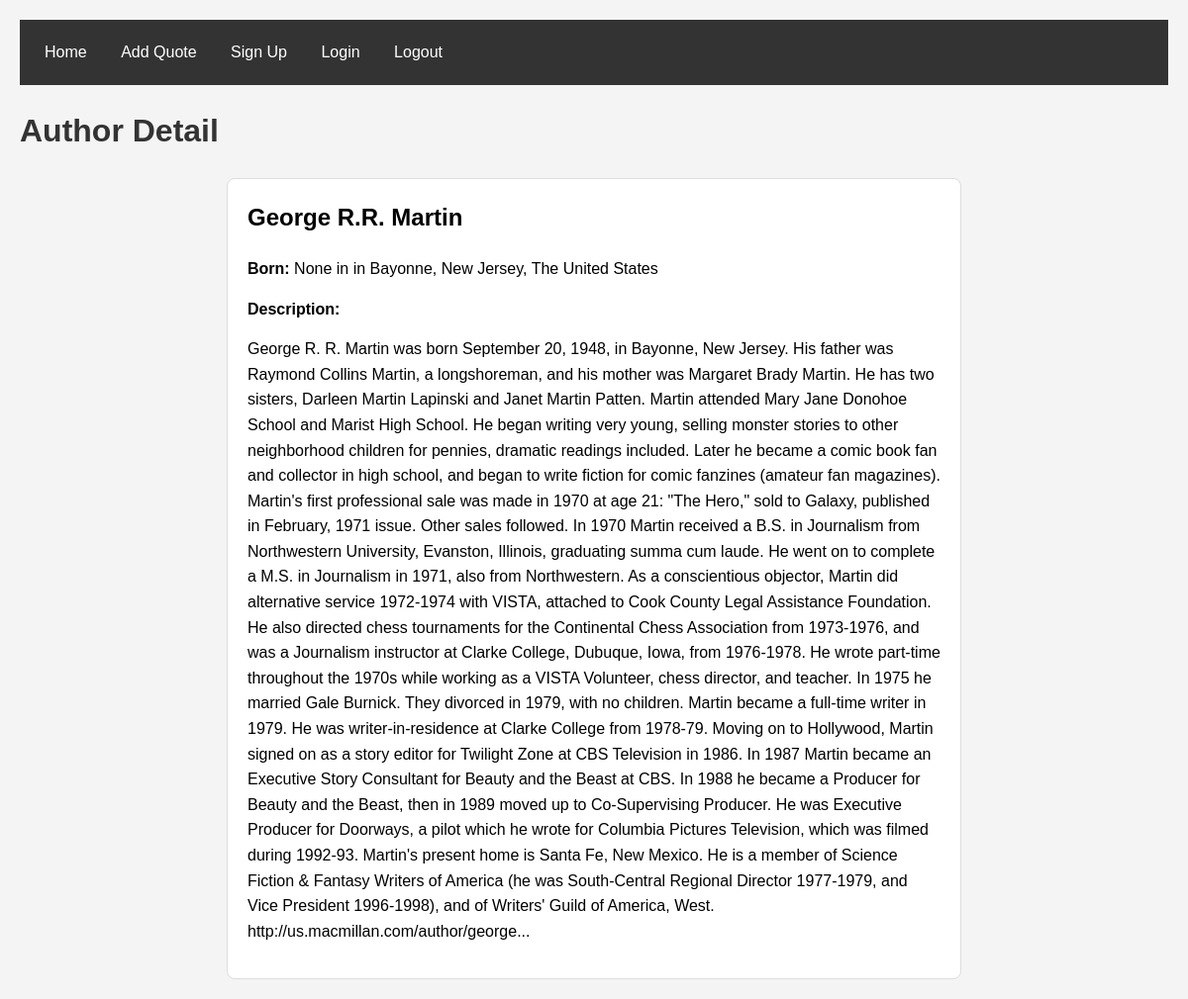
The app's page /author/22/ with its own data.
### quotes/models.py (models this page shows, shortened)
class Author(models.Model):
    fullname = models.CharField(max_length=100)
    born_date = models.DateField(null=True, blank=True)
    born_location = models.CharField(max_length=100, null=True, blank=True)
    description = models.TextField(blank=True)

### quotes/views.py (the view)
# urls.py: path('author/<int:author_id>/', author_detail, name='author_detail'),
def author_detail(request, author_id):
    author = get_object_or_404(Author, id=author_id)
    return render(request, 'quotes/author_detail.html', {'author': author})

### quotes/templates/quotes/author_detail.html (shortened to what this page needs)
<!DOCTYPE html>
<html lang="en">
<head>
</head>
<body>
    <div class="navbar">
        <a href="{% url 'quotes_list' %}">Home</a>
        <a href="{% url 'new_quote' %}">Add Quote</a>
        <a href="{% url 'signup' %}">Sign Up</a>
        <a href="{% url 'login' %}">Login</a>
        <a href="{% url 'logout' %}">Logout</a>
    </div>
    <h1>Author Detail</h1>
    <div class="author-detail">
        <h2>{{ author.fullname }}</h2>
        <p><strong>Born:</strong> {{ author.born_date }} in {{ author.born_location }}</p>
        <p><strong>Description:</strong></p>
        <p>{{ author.description }}</p>
    </div>
</body>
</html>

### quotes/templates/quotes/author_detail.html (style rules this page uses)
body { font-family: Arial, sans-serif; line-height: 1.6; margin: 0; padding: 0; padding: 20px; background-color: #f4f4f4; }
h1 { color: #333; }
.author-detail { background-color: #fff; border: 1px solid #ddd; padding: 20px; border-radius: 8px; max-width: 700px; margin: 0 auto; }
.author-detail p { margin: 0 0 15px; }
.author-detail h2 { margin-top: 0; }
.navbar { background-color: #333; padding: 10px; }
.navbar a { color: #fff; text-decoration: none; padding: 10px 15px; display: inline-block; }

### records on screen
Author: fullname "George R.R. Martin", born_date "None", born_location "in Bayonne, New Jersey, The United States", description "George R. R. Martin was born September 20, 1948, in Bayonne, New Jersey. His father was Raymond Collins Martin, a longshoreman, and his mother was Margaret Brady Martin. He has two sisters, Darleen Martin Lapinski and Janet Martin Patten. Martin attended Mary Jane Donohoe School and Marist High School. He began writing very young, selling monster stories to other neighborhood children for pennies, dramatic readings included. Later he became a comic book fan and collector in high school, and began to write fiction for comic fanzines (amateur fan magazines). Martin's first professional sale was made in 1970 at age 21: \"The Hero,\" sold to Galaxy, published in February, 1971 issue. Other sales…"
